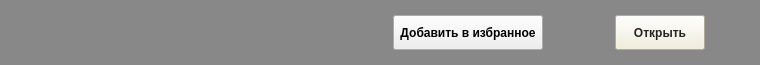
<?xml version="1.0" encoding="UTF-8"?>
<ui version="4.0">
 <class>fileInfoForList</class>
 <widget class="QWidget" name="fileInfoForList">
  <property name="geometry">
   <rect>
    <x>0</x>
    <y>0</y>
    <width>760</width>
    <height>65</height>
   </rect>
  </property>
  <property name="minimumSize">
   <size>
    <width>760</width>
    <height>65</height>
   </size>
  </property>
  <property name="maximumSize">
   <size>
    <width>760</width>
    <height>65</height>
   </size>
  </property>
  <property name="windowTitle">
   <string>Form</string>
  </property>
  <property name="styleSheet">
   <string notr="true">#widget
{
	background-color: rgb(136, 136, 136);
}</string>
  </property>
  <widget class="QWidget" name="widget" native="true">
   <property name="geometry">
    <rect>
     <x>0</x>
     <y>0</y>
     <width>761</width>
     <height>65</height>
    </rect>
   </property>
   <property name="minimumSize">
    <size>
     <width>0</width>
     <height>65</height>
    </size>
   </property>
   <property name="maximumSize">
    <size>
     <width>16777215</width>
     <height>65</height>
    </size>
   </property>
   <property name="styleSheet">
    <string notr="true"/>
   </property>
   <layout class="QHBoxLayout" name="horizontalLayout_2">
    <item>
     <spacer name="horizontalSpacer_2">
      <property name="orientation">
       <enum>Qt::Horizontal</enum>
      </property>
      <property name="sizeType">
       <enum>QSizePolicy::Fixed</enum>
      </property>
      <property name="sizeHint" stdset="0">
       <size>
        <width>20</width>
        <height>20</height>
       </size>
      </property>
     </spacer>
    </item>
    <item>
     <widget class="QLabel" name="path">
      <property name="maximumSize">
       <size>
        <width>300</width>
        <height>16777215</height>
       </size>
      </property>
      <property name="font">
       <font>
        <pointsize>12</pointsize>
        <weight>75</weight>
        <bold>true</bold>
       </font>
      </property>
      <property name="styleSheet">
       <string notr="true">color: rgb(255, 255, 255);</string>
      </property>
      <property name="text">
       <string/>
      </property>
     </widget>
    </item>
    <item>
     <spacer name="horizontalSpacer_3">
      <property name="orientation">
       <enum>Qt::Horizontal</enum>
      </property>
      <property name="sizeType">
       <enum>QSizePolicy::Fixed</enum>
      </property>
      <property name="sizeHint" stdset="0">
       <size>
        <width>35</width>
        <height>20</height>
       </size>
      </property>
     </spacer>
    </item>
    <item>
     <widget class="QPushButton" name="save">
      <property name="minimumSize">
       <size>
        <width>0</width>
        <height>35</height>
       </size>
      </property>
      <property name="maximumSize">
       <size>
        <width>150</width>
        <height>35</height>
       </size>
      </property>
      <property name="font">
       <font>
        <weight>75</weight>
        <bold>true</bold>
       </font>
      </property>
      <property name="styleSheet">
       <string notr="true">background-color: rgb(209, 146, 0);
border-width: 2px;
color: rgb(36, 36, 36);
active { background: rgb(152,15,0); } </string>
      </property>
      <property name="text">
       <string>Добавить в избранное</string>
      </property>
     </widget>
    </item>
    <item>
     <spacer name="horizontalSpacer_4">
      <property name="orientation">
       <enum>Qt::Horizontal</enum>
      </property>
      <property name="sizeType">
       <enum>QSizePolicy::Fixed</enum>
      </property>
      <property name="sizeHint" stdset="0">
       <size>
        <width>50</width>
        <height>20</height>
       </size>
      </property>
     </spacer>
    </item>
    <item>
     <widget class="QPushButton" name="open">
      <property name="minimumSize">
       <size>
        <width>90</width>
        <height>35</height>
       </size>
      </property>
      <property name="maximumSize">
       <size>
        <width>90</width>
        <height>35</height>
       </size>
      </property>
      <property name="font">
       <font>
        <weight>75</weight>
        <bold>true</bold>
       </font>
      </property>
      <property name="styleSheet">
       <string notr="true">background-color: rgb(243, 239, 215);
border-width: 2px;
color: rgb(36, 36, 36);</string>
      </property>
      <property name="text">
       <string>Открыть</string>
      </property>
     </widget>
    </item>
    <item>
     <spacer name="horizontalSpacer">
      <property name="orientation">
       <enum>Qt::Horizontal</enum>
      </property>
      <property name="sizeType">
       <enum>QSizePolicy::Fixed</enum>
      </property>
      <property name="sizeHint" stdset="0">
       <size>
        <width>40</width>
        <height>20</height>
       </size>
      </property>
     </spacer>
    </item>
   </layout>
  </widget>
 </widget>
 <resources/>
 <connections/>
</ui>
